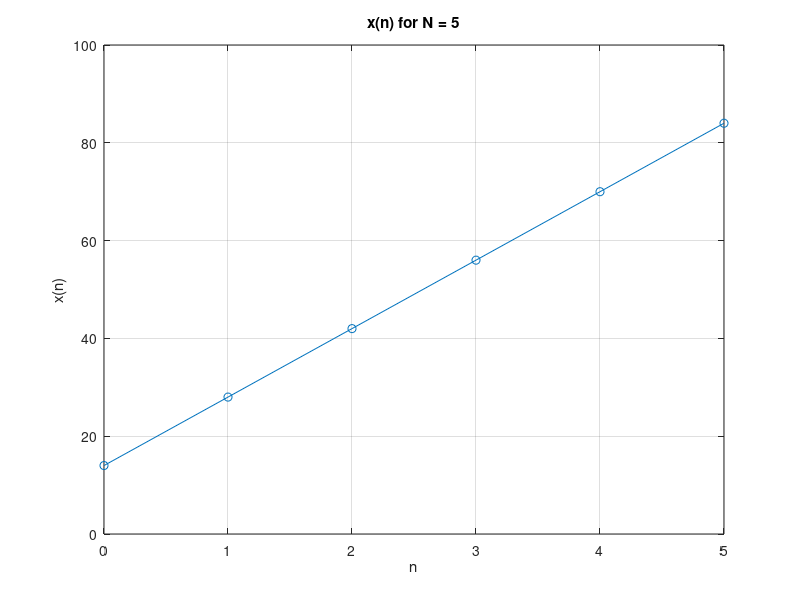

The MATLAB script that drew this image:
% Matrisleri tanımla
B = [-1 4 -2; -2 5 -2; -1 2 0];
C = [1; 2; 3];

% Kullanıcıdan N al
N = input('Enter N > ');

% Hata kontrolü: N tam sayı mı?
if floor(N) ~= N
    error('Hata: N tam sayı olmalıdır.')
end

% B'nin tersi hazırda dursun
invB = inv(B);

% Başlangıç
x = zeros(1, abs(N) + 1);  % x(n) değerlerini tutacak vektör

if N >= 0
    for n = 0:N
        sumVal = 0;
        for k = 0:n
            if k == 0
                Bk = eye(size(B));  % B^0 = I
            else
                Bk = B^k;
            end
            sumVal = sumVal + C' * Bk * C;
        end
        x(n+1) = sumVal;
    end
else
    for n = 0:(-N)
        sumVal = 0;
        for k = n:-1:0
            if k == 0
                Bk = eye(size(B));
            else
                Bk = invB^k;  % negatif kuvvet
            end
            sumVal = sumVal + C' * Bk * C;
        end
        x(n+1) = sumVal;
    end
end

% x(n) vektörünü çizdir
n_vals = 0:abs(N);
plot(n_vals, x, '-o')
xlabel('n')
ylabel('x(n)')
title(['x(n) for N = ', num2str(N)])
grid on
